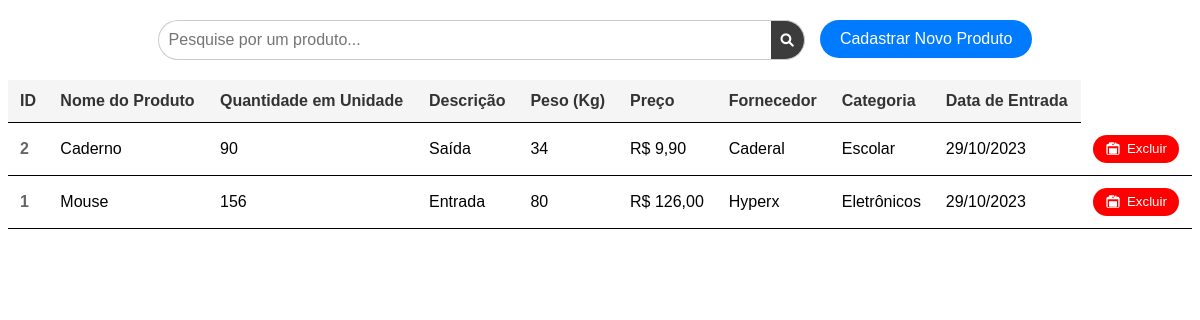
The app's page /salvo/ (signed in) with its own data.
### gerencia_plus/models.py (models this page shows, shortened)
class Gerenciamento(models.Model):
    user = models.ForeignKey(User, on_delete=models.CASCADE)
    nome_produto = models.TextField(max_length=255)
    descricao = models.TextField(max_length=255)
    preco = models.DecimalField(max_digits=10, decimal_places=2)
    quantidade = models.IntegerField()
    peso = models.TextField(max_length=255)
    fornecedor = models.TextField(max_length=255)
    categoria = models.CharField(max_length=255)
    data_entrada = models.DateField()

### gerencia_plus/views.py (the view)
# urls.py: path('salvo/', views.salvo, name='salvo'),
@login_required  # Adicione o decorador para garantir que apenas usuários autenticados possam acessar esta view
def salvo(request):
    if request.method == 'POST':
        gere = Gerenciamento()
        gere.user = request.user  # Associe o usuário autenticado ao produto
        gere.nome_produto = request.POST.get('nome-produto')
        gere.quantidade = request.POST.get('quantidade')
        gere.descricao = request.POST.get('descricao')
        gere.peso = request.POST.get('peso-estoque')
        gere.preco = request.POST.get('preco')
        gere.fornecedor = request.POST.get('fornecedor')
        gere.categoria = request.POST.get('categoria')
        gere.data_entrada = request.POST.get('data-entrada')
        gere.save()
        return redirect('salvo')  # substitua por nome da URL que mostra a lista de produtos
    else:
        cadastro_estoque = {
            'cadastro_estoque': Gerenciamento.objects.filter(user=request.user)  # Filtra os produtos pelo usuário autenticado
        }
        return render(request, 'estoque.html', cadastro_estoque)

### gerencia_plus/templates/estoque.html (shortened to what this page needs)
<!DOCTYPE html>
<html>
<head>
    <link rel="stylesheet" href="https://cdnjs.cloudflare.com/ajax/libs/font-awesome/6.0.0-beta2/css/all.min.css">
</head>
<body>
    <div class="container">
        <div class="search-container">
            <input type="text" id="searchInput" class="search-bar" placeholder="Pesquise por um produto...">
            <button id="searchButton" class="search-button">
                <i class="fas fa-search"></i>
            </button>
            <a href="{% url 'inicial' %}">
                <button id="newItemButton" class="new-item-button">
                    Cadastrar Novo Produto
                </button>
            </a>
        </div>
        <table>
            <tr>
                <th>ID</th>
                <th>Nome do Produto</th>
                <th>Quantidade em Unidade</th>
                <th>Descrição</th>
                <th>Peso (Kg)</th>
                <th>Preço</th>
                <th>Fornecedor</th>
                <th>Categoria</th>
                <th>Data de Entrada</th>
            </tr>
            {% for item in cadastro_estoque reversed %}
            <tr>
                <td>{{ item.id }}</td>
                <td>{{ item.nome_produto }}</td>
                <td>{{ item.quantidade }}</td>
                <td>{{ item.descricao }}</td>
                <td>{{ item.peso }}</td>
                <td>R$ {{ item.preco|floatformat:2 }}</td>
                <td>{{ item.fornecedor }}</td>
                <td>{{ item.categoria }}</td>
                <td>{{ item.data_entrada|date:"d/m/Y" }}</td>
                <td>
                    <button class="delete-option" onclick="excluirItem(event)">
                        Excluir
                    </button>
                </td>
            </tr>
            {% endfor %}
        </table>
    </div>
</body>
</html>

### gerencia_plus/templates/estoque.html (style rules this page uses)
body { font-family: Arial, sans-serif; }
.container { margin: 0px; }
table { width: 100%; border-collapse: collapse; }
th, td { padding: 12px; text-align: left; border-bottom: 1px solid #000000; transition: background-color 0.3s ease; }
th { background-color: #f5f5f5; font-weight: bold; color: #333; }
td:first-child { font-weight: bold; color: #666; }
.delete-option { cursor: pointer; padding: 6px 12px; background-color: #ff0000; color: #fff; border-radius: 38px; transition: background-color 0.3s ease; display: flex; align-items: center; justify-content: center; border: none; }
.delete-option svg { width: 16px; height: 16px; fill: #fff; margin-right: 6px; }
.search-container { display: flex; justify-content: center; margin-bottom: 20px; margin-top: 20px; }
.search-bar { padding: 10px; width: 50%; border: 1px solid #ccc; border-right: none; border-radius: 20px 0 0 20px; font-size: 16px; transition: box-shadow 0.3s ease; }
.search-button { padding: 10px; border: 1px solid #ccc; border-left: none; background: #151515d4; color: #fff; cursor: pointer; border-radius: 0 25px 25px 0; margin-right: 15px; }
.new-item-button { padding: 10px 20px; background-color: #007bff; color: #fff; font-size: 16px; border-radius: 20px; border: none; cursor: pointer; transition: background-color 0.5s ease; margin-right: 10px; }

### records on screen
Gerenciamento: id "2", nome_produto "Caderno", quantidade "90", descricao "Saída", peso "34", preco "9,90", fornecedor "Caderal", categoria "Escolar", data_entrada "29/10/2023"
Gerenciamento: id "1", nome_produto "Mouse", quantidade "156", descricao "Entrada", peso "80", preco "126,00", fornecedor "Hyperx", categoria "Eletrônicos", data_entrada "29/10/2023"
